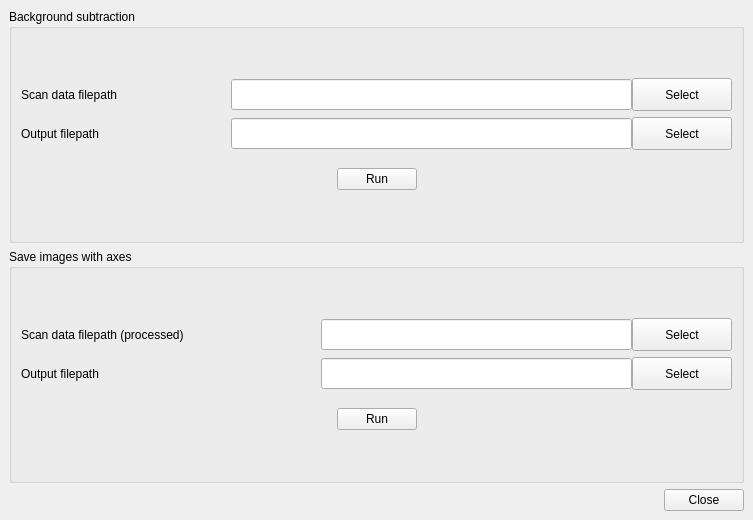
<?xml version="1.0" encoding="UTF-8"?>
<ui version="4.0">
 <class>MainWindow</class>
 <widget class="QMainWindow" name="MainWindow">
  <property name="geometry">
   <rect>
    <x>0</x>
    <y>0</y>
    <width>753</width>
    <height>520</height>
   </rect>
  </property>
  <property name="windowTitle">
   <string>Image Analysis</string>
  </property>
  <widget class="QWidget" name="centralwidget">
   <layout class="QVBoxLayout" name="verticalLayout_2">
    <item>
     <widget class="QGroupBox" name="grpBackgroundSubtraction">
      <property name="title">
       <string>Background subtraction</string>
      </property>
      <layout class="QVBoxLayout" name="verticalLayout_3">
       <item>
        <layout class="QVBoxLayout" name="verticalLayout">
         <property name="spacing">
          <number>6</number>
         </property>
         <item>
          <layout class="QHBoxLayout" name="horizontalLayout_2">
           <property name="spacing">
            <number>0</number>
           </property>
           <item>
            <widget class="QLabel" name="lblScanDataFilepath">
             <property name="sizePolicy">
              <sizepolicy hsizetype="Fixed" vsizetype="Preferred">
               <horstretch>0</horstretch>
               <verstretch>0</verstretch>
              </sizepolicy>
             </property>
             <property name="minimumSize">
              <size>
               <width>210</width>
               <height>0</height>
              </size>
             </property>
             <property name="maximumSize">
              <size>
               <width>210</width>
               <height>16777215</height>
              </size>
             </property>
             <property name="cursor">
              <cursorShape>UpArrowCursor</cursorShape>
             </property>
             <property name="text">
              <string>Scan data filepath</string>
             </property>
             <property name="scaledContents">
              <bool>false</bool>
             </property>
             <property name="wordWrap">
              <bool>false</bool>
             </property>
            </widget>
           </item>
           <item>
            <widget class="QLineEdit" name="txtScanDataFilepath">
             <property name="sizePolicy">
              <sizepolicy hsizetype="Preferred" vsizetype="Fixed">
               <horstretch>0</horstretch>
               <verstretch>0</verstretch>
              </sizepolicy>
             </property>
             <property name="minimumSize">
              <size>
               <width>275</width>
               <height>31</height>
              </size>
             </property>
            </widget>
           </item>
           <item>
            <widget class="QPushButton" name="btnScanDataSelect">
             <property name="sizePolicy">
              <sizepolicy hsizetype="Fixed" vsizetype="Fixed">
               <horstretch>0</horstretch>
               <verstretch>0</verstretch>
              </sizepolicy>
             </property>
             <property name="minimumSize">
              <size>
               <width>100</width>
               <height>33</height>
              </size>
             </property>
             <property name="maximumSize">
              <size>
               <width>100</width>
               <height>33</height>
              </size>
             </property>
             <property name="text">
              <string>Select</string>
             </property>
            </widget>
           </item>
          </layout>
         </item>
         <item>
          <layout class="QHBoxLayout" name="horizontalLayout_4">
           <property name="spacing">
            <number>0</number>
           </property>
           <property name="bottomMargin">
            <number>0</number>
           </property>
           <item>
            <widget class="QLabel" name="lblOutputFilepath">
             <property name="sizePolicy">
              <sizepolicy hsizetype="Fixed" vsizetype="Preferred">
               <horstretch>0</horstretch>
               <verstretch>0</verstretch>
              </sizepolicy>
             </property>
             <property name="minimumSize">
              <size>
               <width>210</width>
               <height>0</height>
              </size>
             </property>
             <property name="maximumSize">
              <size>
               <width>210</width>
               <height>16777215</height>
              </size>
             </property>
             <property name="text">
              <string>Output filepath</string>
             </property>
            </widget>
           </item>
           <item>
            <widget class="QLineEdit" name="txtOutputFilepath">
             <property name="sizePolicy">
              <sizepolicy hsizetype="Preferred" vsizetype="Fixed">
               <horstretch>0</horstretch>
               <verstretch>0</verstretch>
              </sizepolicy>
             </property>
             <property name="minimumSize">
              <size>
               <width>275</width>
               <height>31</height>
              </size>
             </property>
            </widget>
           </item>
           <item>
            <widget class="QPushButton" name="btnOutputSelect">
             <property name="sizePolicy">
              <sizepolicy hsizetype="Fixed" vsizetype="Fixed">
               <horstretch>0</horstretch>
               <verstretch>0</verstretch>
              </sizepolicy>
             </property>
             <property name="minimumSize">
              <size>
               <width>100</width>
               <height>33</height>
              </size>
             </property>
             <property name="maximumSize">
              <size>
               <width>100</width>
               <height>33</height>
              </size>
             </property>
             <property name="text">
              <string>Select</string>
             </property>
            </widget>
           </item>
          </layout>
         </item>
         <item>
          <layout class="QHBoxLayout" name="horizontalLayout">
           <property name="topMargin">
            <number>12</number>
           </property>
           <item>
            <spacer name="horizontalSpacer">
             <property name="orientation">
              <enum>Qt::Horizontal</enum>
             </property>
             <property name="sizeHint" stdset="0">
              <size>
               <width>40</width>
               <height>20</height>
              </size>
             </property>
            </spacer>
           </item>
           <item>
            <widget class="QPushButton" name="btnRun">
             <property name="text">
              <string>Run</string>
             </property>
            </widget>
           </item>
           <item>
            <spacer name="horizontalSpacer_2">
             <property name="orientation">
              <enum>Qt::Horizontal</enum>
             </property>
             <property name="sizeHint" stdset="0">
              <size>
               <width>40</width>
               <height>20</height>
              </size>
             </property>
            </spacer>
           </item>
          </layout>
         </item>
        </layout>
       </item>
      </layout>
     </widget>
    </item>
    <item>
     <widget class="QGroupBox" name="grpSaveWithAxes">
      <property name="title">
       <string>Save images with axes</string>
      </property>
      <layout class="QVBoxLayout" name="verticalLayout_5">
       <item>
        <layout class="QVBoxLayout" name="verticalLayout_4">
         <property name="spacing">
          <number>6</number>
         </property>
         <item>
          <layout class="QHBoxLayout" name="horizontalLayout_5">
           <property name="spacing">
            <number>0</number>
           </property>
           <item>
            <widget class="QLabel" name="lblScanDataFilepathSWA">
             <property name="sizePolicy">
              <sizepolicy hsizetype="Fixed" vsizetype="Preferred">
               <horstretch>0</horstretch>
               <verstretch>0</verstretch>
              </sizepolicy>
             </property>
             <property name="minimumSize">
              <size>
               <width>300</width>
               <height>0</height>
              </size>
             </property>
             <property name="maximumSize">
              <size>
               <width>210</width>
               <height>16777215</height>
              </size>
             </property>
             <property name="cursor">
              <cursorShape>UpArrowCursor</cursorShape>
             </property>
             <property name="text">
              <string>Scan data filepath (processed)</string>
             </property>
             <property name="scaledContents">
              <bool>false</bool>
             </property>
             <property name="wordWrap">
              <bool>false</bool>
             </property>
            </widget>
           </item>
           <item>
            <widget class="QLineEdit" name="txtScanDataFilepathSWA">
             <property name="sizePolicy">
              <sizepolicy hsizetype="Preferred" vsizetype="Fixed">
               <horstretch>0</horstretch>
               <verstretch>0</verstretch>
              </sizepolicy>
             </property>
             <property name="minimumSize">
              <size>
               <width>275</width>
               <height>31</height>
              </size>
             </property>
            </widget>
           </item>
           <item>
            <widget class="QPushButton" name="btnScanDataSelectSWA">
             <property name="sizePolicy">
              <sizepolicy hsizetype="Fixed" vsizetype="Fixed">
               <horstretch>0</horstretch>
               <verstretch>0</verstretch>
              </sizepolicy>
             </property>
             <property name="minimumSize">
              <size>
               <width>100</width>
               <height>33</height>
              </size>
             </property>
             <property name="maximumSize">
              <size>
               <width>100</width>
               <height>33</height>
              </size>
             </property>
             <property name="text">
              <string>Select</string>
             </property>
            </widget>
           </item>
          </layout>
         </item>
         <item>
          <layout class="QHBoxLayout" name="horizontalLayout_6">
           <property name="spacing">
            <number>0</number>
           </property>
           <property name="bottomMargin">
            <number>0</number>
           </property>
           <item>
            <widget class="QLabel" name="lblOutputFilepathSWA">
             <property name="sizePolicy">
              <sizepolicy hsizetype="Fixed" vsizetype="Preferred">
               <horstretch>0</horstretch>
               <verstretch>0</verstretch>
              </sizepolicy>
             </property>
             <property name="minimumSize">
              <size>
               <width>300</width>
               <height>0</height>
              </size>
             </property>
             <property name="maximumSize">
              <size>
               <width>210</width>
               <height>16777215</height>
              </size>
             </property>
             <property name="text">
              <string>Output filepath</string>
             </property>
            </widget>
           </item>
           <item>
            <widget class="QLineEdit" name="txtOutputFilepathSWA">
             <property name="sizePolicy">
              <sizepolicy hsizetype="Preferred" vsizetype="Fixed">
               <horstretch>0</horstretch>
               <verstretch>0</verstretch>
              </sizepolicy>
             </property>
             <property name="minimumSize">
              <size>
               <width>275</width>
               <height>31</height>
              </size>
             </property>
            </widget>
           </item>
           <item>
            <widget class="QPushButton" name="btnOutputSelectSWA">
             <property name="sizePolicy">
              <sizepolicy hsizetype="Fixed" vsizetype="Fixed">
               <horstretch>0</horstretch>
               <verstretch>0</verstretch>
              </sizepolicy>
             </property>
             <property name="minimumSize">
              <size>
               <width>100</width>
               <height>33</height>
              </size>
             </property>
             <property name="maximumSize">
              <size>
               <width>100</width>
               <height>33</height>
              </size>
             </property>
             <property name="text">
              <string>Select</string>
             </property>
            </widget>
           </item>
          </layout>
         </item>
         <item>
          <layout class="QHBoxLayout" name="horizontalLayout_7">
           <property name="topMargin">
            <number>12</number>
           </property>
           <item>
            <spacer name="horizontalSpacer_4">
             <property name="orientation">
              <enum>Qt::Horizontal</enum>
             </property>
             <property name="sizeHint" stdset="0">
              <size>
               <width>40</width>
               <height>20</height>
              </size>
             </property>
            </spacer>
           </item>
           <item>
            <widget class="QPushButton" name="btnRunSWA">
             <property name="text">
              <string>Run</string>
             </property>
            </widget>
           </item>
           <item>
            <spacer name="horizontalSpacer_5">
             <property name="orientation">
              <enum>Qt::Horizontal</enum>
             </property>
             <property name="sizeHint" stdset="0">
              <size>
               <width>40</width>
               <height>20</height>
              </size>
             </property>
            </spacer>
           </item>
          </layout>
         </item>
        </layout>
       </item>
      </layout>
     </widget>
    </item>
    <item>
     <layout class="QHBoxLayout" name="horizontalLayout_3">
      <property name="topMargin">
       <number>0</number>
      </property>
      <item>
       <spacer name="horizontalSpacer_3">
        <property name="orientation">
         <enum>Qt::Horizontal</enum>
        </property>
        <property name="sizeHint" stdset="0">
         <size>
          <width>40</width>
          <height>20</height>
         </size>
        </property>
       </spacer>
      </item>
      <item>
       <widget class="QPushButton" name="btnClose">
        <property name="text">
         <string>Close</string>
        </property>
       </widget>
      </item>
     </layout>
    </item>
   </layout>
  </widget>
 </widget>
 <resources/>
 <connections/>
</ui>
